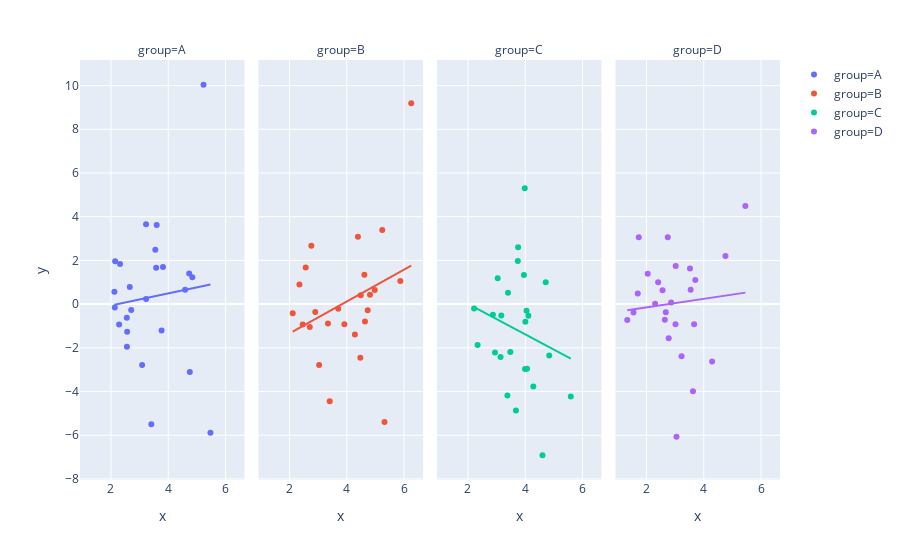

Notebook cell for this chart:
### Markdown cell above
## Scatterplot

### Code cell
plotly.express.scatter(data1, x = "x", y = "y", color = "group", trendline = "ols", facet_col = "group")

### Figure 1 — Plotly figure (JSON) as saved in the notebook; plotly's stock layout.template omitted (floating-point values rounded to 4 significant figures)
{"data": [{"hoverlabel": {"namelength": 0}, "hovertemplate": "group=A<br>x=%{x}<br>y=%{y}", "legendgroup": "group=A", "marker": {"color": "#636efa", "symbol": "circle"}, "mode": "markers", "name": "group=A", "showlegend": true, "type": "scatter", "x": [3.596, 2.705, 2.552, 2.134, 2.317, 5.473, 3.767, 3.087, 2.655, 3.548, 3.578, 4.84, 3.815, 2.119, 5.23, 4.752, 4.59, 2.557, 2.564, 2.145, 3.408, 4.731, 2.285, 3.224, 3.226], "xaxis": "x", "y": [3.624, -0.2671, -0.6208, -0.1578, 1.836, -5.889, -1.202, -2.78, 0.7887, 2.492, 1.659, 1.225, 1.694, 0.5679, 10.04, -3.111, 0.6585, -1.946, -1.264, 1.959, -5.492, 1.399, -0.9341, 3.658, 0.2309], "yaxis": "y"}, {"hoverlabel": {"namelength": 0}, "hovertemplate": "<b>OLS trendline</b><br>y = 0.275389 * x + -0.608638<br>R<sup>2</sup>=0.008152<br><br>group=A<br>x=%{x}<br>y=%{y} <b>(trend)</b>", "legendgroup": "group=A", "marker": {"color": "#636efa", "symbol": "circle"}, "mode": "lines", "name": "group=A", "showlegend": false, "type": "scatter", "x": [2.119, 2.134, 2.145, 2.285, 2.317, 2.552, 2.557, 2.564, 2.655, 2.705, 3.087, 3.224, 3.226, 3.408, 3.548, 3.578, 3.596, 3.767, 3.815, 4.59, 4.731, 4.752, 4.84, 5.23, 5.473], "xaxis": "x", "y": [-0.02504, -0.02099, -0.01781, 0.02052, 0.02955, 0.09417, 0.09552, 0.09752, 0.1226, 0.1363, 0.2416, 0.2793, 0.2799, 0.3299, 0.3684, 0.3767, 0.3817, 0.4287, 0.442, 0.6553, 0.6941, 0.6999, 0.7242, 0.8318, 0.8985], "yaxis": "y"}, {"hoverlabel": {"namelength": 0}, "hovertemplate": "group=B<br>x=%{x}<br>y=%{y}", "legendgroup": "group=B", "marker": {"color": "#EF553B", "symbol": "circle"}, "mode": "markers", "name": "group=B", "showlegend": true, "type": "scatter", "x": [2.462, 4.731, 2.347, 3.344, 5.319, 3.917, 2.9, 4.488, 2.565, 4.978, 3.702, 2.708, 4.811, 2.112, 4.474, 4.616, 5.871, 3.035, 4.389, 6.251, 3.404, 5.24, 4.284, 4.636, 2.763], "xaxis": "x2", "y": [-0.9378, -0.2754, 0.8944, -0.885, -5.388, -0.9224, -0.363, 0.4061, 1.673, 0.6486, -0.2153, -1.046, 0.4255, -0.4141, -2.455, 1.349, 1.055, -2.791, 3.078, 9.194, -4.439, 3.389, -1.392, -0.7964, 2.675], "yaxis": "y2"}, {"hoverlabel": {"namelength": 0}, "hovertemplate": "<b>OLS trendline</b><br>y = 0.728979 * x + -2.798273<br>R<sup>2</sup>=0.091168<br><br>group=B<br>x=%{x}<br>y=%{y} <b>(trend)</b>", "legendgroup": "group=B", "marker": {"color": "#EF553B", "symbol": "circle"}, "mode": "lines", "name": "group=B", "showlegend": false, "type": "scatter", "x": [2.112, 2.347, 2.462, 2.565, 2.708, 2.763, 2.9, 3.035, 3.344, 3.404, 3.702, 3.917, 4.284, 4.389, 4.474, 4.488, 4.616, 4.636, 4.731, 4.811, 4.978, 5.24, 5.319, 5.871, 6.251], "xaxis": "x2", "y": [-1.259, -1.088, -1.004, -0.9281, -0.8242, -0.7842, -0.6839, -0.5859, -0.3606, -0.3166, -0.09933, 0.05709, 0.3249, 0.4015, 0.4631, 0.4732, 0.5664, 0.5813, 0.6502, 0.7091, 0.8309, 1.022, 1.079, 1.481, 1.759], "yaxis": "y2"}, {"hoverlabel": {"namelength": 0}, "hovertemplate": "group=C<br>x=%{x}<br>y=%{y}", "legendgroup": "group=C", "marker": {"color": "#00cc96", "symbol": "circle"}, "mode": "markers", "name": "group=C", "showlegend": true, "type": "scatter", "x": [3.75, 5.59, 3.397, 4.601, 4.836, 3.953, 3.674, 3.138, 4.004, 4.281, 4.714, 3.478, 4.108, 3.992, 2.214, 3.981, 3.037, 2.942, 2.336, 2.869, 3.74, 3.377, 3.164, 4.064, 4.045], "xaxis": "x3", "y": [2.606, -4.232, 0.523, -6.916, -2.35, 1.328, -4.873, -2.424, -0.8115, -3.774, 0.9954, -2.188, -0.5362, -2.97, -0.1951, 5.304, 1.185, -2.211, -1.876, -0.4917, 1.971, -4.187, -0.5252, -2.962, -0.3019], "yaxis": "y3"}, {"hoverlabel": {"namelength": 0}, "hovertemplate": "<b>OLS trendline</b><br>y = -0.696533 * x + 1.402559<br>R<sup>2</sup>=0.040457<br><br>group=C<br>x=%{x}<br>y=%{y} <b>(trend)</b>", "legendgroup": "group=C", "marker": {"color": "#00cc96", "symbol": "circle"}, "mode": "lines", "name": "group=C", "showlegend": false, "type": "scatter", "x": [2.214, 2.336, 2.869, 2.942, 3.037, 3.138, 3.164, 3.377, 3.397, 3.478, 3.674, 3.74, 3.75, 3.953, 3.981, 3.992, 4.004, 4.045, 4.064, 4.108, 4.281, 4.601, 4.714, 4.836, 5.59], "xaxis": "x3", "y": [-0.1392, -0.2243, -0.5959, -0.6466, -0.713, -0.783, -0.8013, -0.9496, -0.9635, -1.02, -1.156, -1.203, -1.209, -1.351, -1.371, -1.378, -1.386, -1.415, -1.428, -1.459, -1.58, -1.802, -1.881, -1.966, -2.491], "yaxis": "y3"}, {"hoverlabel": {"namelength": 0}, "hovertemplate": "group=D<br>x=%{x}<br>y=%{y}", "legendgroup": "group=D", "marker": {"color": "#ab63fa", "symbol": "circle"}, "mode": "markers", "name": "group=D", "showlegend": true, "type": "scatter", "x": [3.021, 1.546, 1.329, 2.86, 4.293, 3.013, 1.695, 2.56, 3.52, 2.639, 3.622, 2.743, 3.663, 2.043, 4.757, 3.704, 3.224, 5.453, 3.047, 1.729, 2.674, 2.407, 2.776, 3.542, 2.302], "xaxis": "x4", "y": [1.742, -0.3835, -0.7218, 0.0796, -2.621, -0.9186, 0.4856, 0.6388, 1.63, -0.7124, -3.989, 3.061, -0.925, 1.394, 2.205, 1.107, -2.381, 4.488, -6.068, 3.061, -0.3702, 1.003, -1.567, 0.6622, 0.01683], "yaxis": "y4"}, {"hoverlabel": {"namelength": 0}, "hovertemplate": "<b>OLS trendline</b><br>y = 0.196708 * x + -0.546829<br>R<sup>2</sup>=0.007170<br><br>group=D<br>x=%{x}<br>y=%{y} <b>(trend)</b>", "legendgroup": "group=D", "marker": {"color": "#ab63fa", "symbol": "circle"}, "mode": "lines", "name": "group=D", "showlegend": false, "type": "scatter", "x": [1.329, 1.546, 1.695, 1.729, 2.043, 2.302, 2.407, 2.56, 2.639, 2.674, 2.743, 2.776, 2.86, 3.013, 3.021, 3.047, 3.224, 3.52, 3.542, 3.622, 3.663, 3.704, 4.293, 4.757, 5.453], "xaxis": "x4", "y": [-0.2855, -0.2428, -0.2133, -0.2067, -0.145, -0.0941, -0.07339, -0.04318, -0.02769, -0.02083, -0.00731, -0.0008521, 0.01572, 0.04584, 0.04735, 0.0525, 0.08733, 0.1455, 0.15, 0.1657, 0.1737, 0.1819, 0.2976, 0.3889, 0.5258], "yaxis": "y4"}], "layout": {"annotations": [{"font": {}, "showarrow": false, "text": "group=A", "x": 0.1175, "xanchor": "center", "xref": "paper", "y": 1, "yanchor": "bottom", "yref": "paper"}, {"font": {}, "showarrow": false, "text": "group=B", "x": 0.3725, "xanchor": "center", "xref": "paper", "y": 1, "yanchor": "bottom", "yref": "paper"}, {"font": {}, "showarrow": false, "text": "group=C", "x": 0.6275, "xanchor": "center", "xref": "paper", "y": 1, "yanchor": "bottom", "yref": "paper"}, {"font": {}, "showarrow": false, "text": "group=D", "x": 0.8825, "xanchor": "center", "xref": "paper", "y": 1, "yanchor": "bottom", "yref": "paper"}], "legend": {"tracegroupgap": 0}, "margin": {"t": 60}, "xaxis": {"anchor": "y", "domain": [0, 0.235], "title": {"text": "x"}}, "xaxis2": {"anchor": "y2", "domain": [0.255, 0.49], "matches": "x", "title": {"text": "x"}}, "xaxis3": {"anchor": "y3", "domain": [0.51, 0.745], "matches": "x", "title": {"text": "x"}}, "xaxis4": {"anchor": "y4", "domain": [0.765, 1.0], "matches": "x", "title": {"text": "x"}}, "yaxis": {"anchor": "x", "domain": [0, 1], "title": {"text": "y"}}, "yaxis2": {"anchor": "x2", "domain": [0, 1], "matches": "y", "showticklabels": false}, "yaxis3": {"anchor": "x3", "domain": [0, 1], "matches": "y", "showticklabels": false}, "yaxis4": {"anchor": "x4", "domain": [0, 1], "matches": "y", "showticklabels": false}}}
